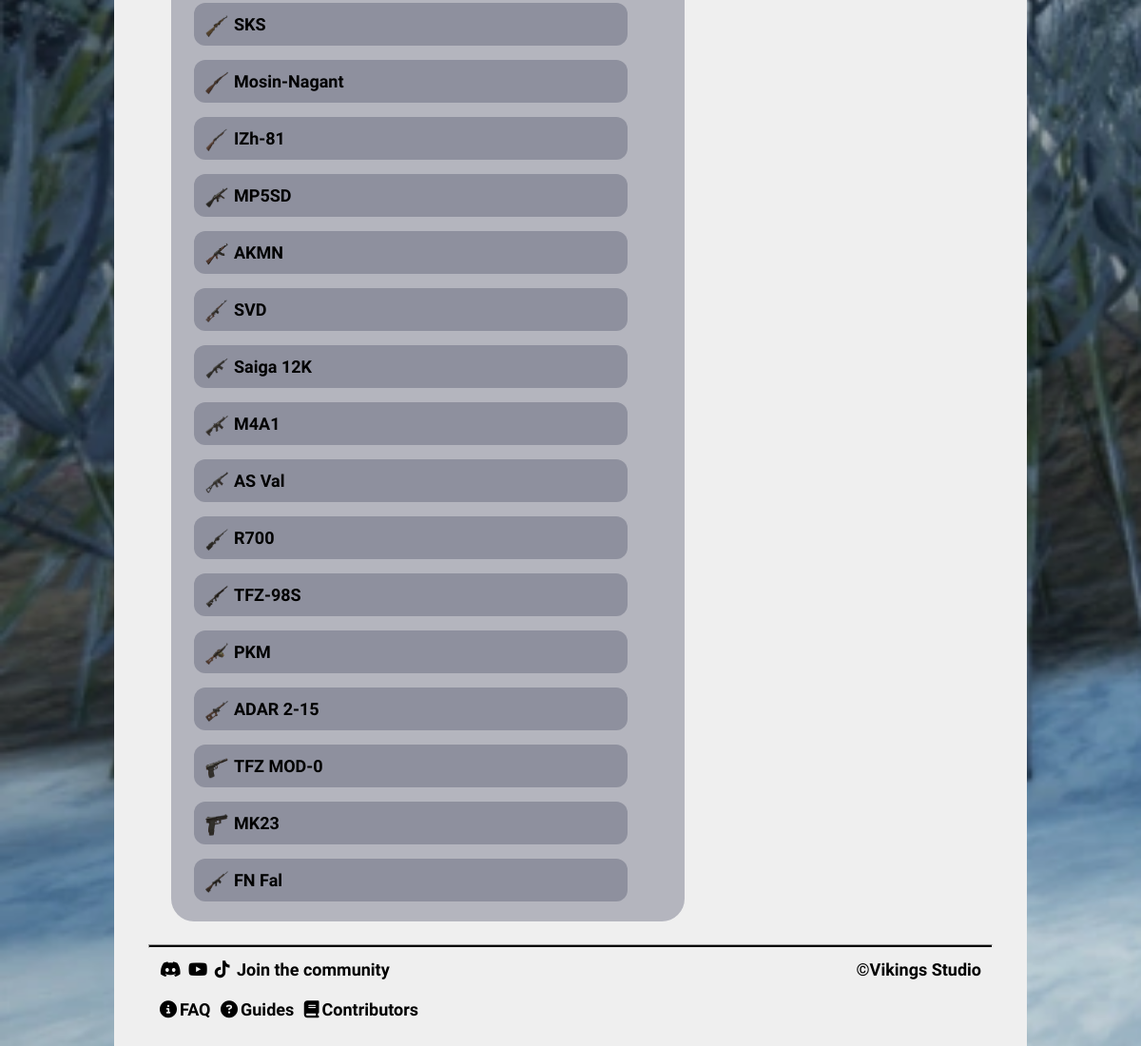
/attachment/13 (lower part), run on an earlier commit of the app's database.
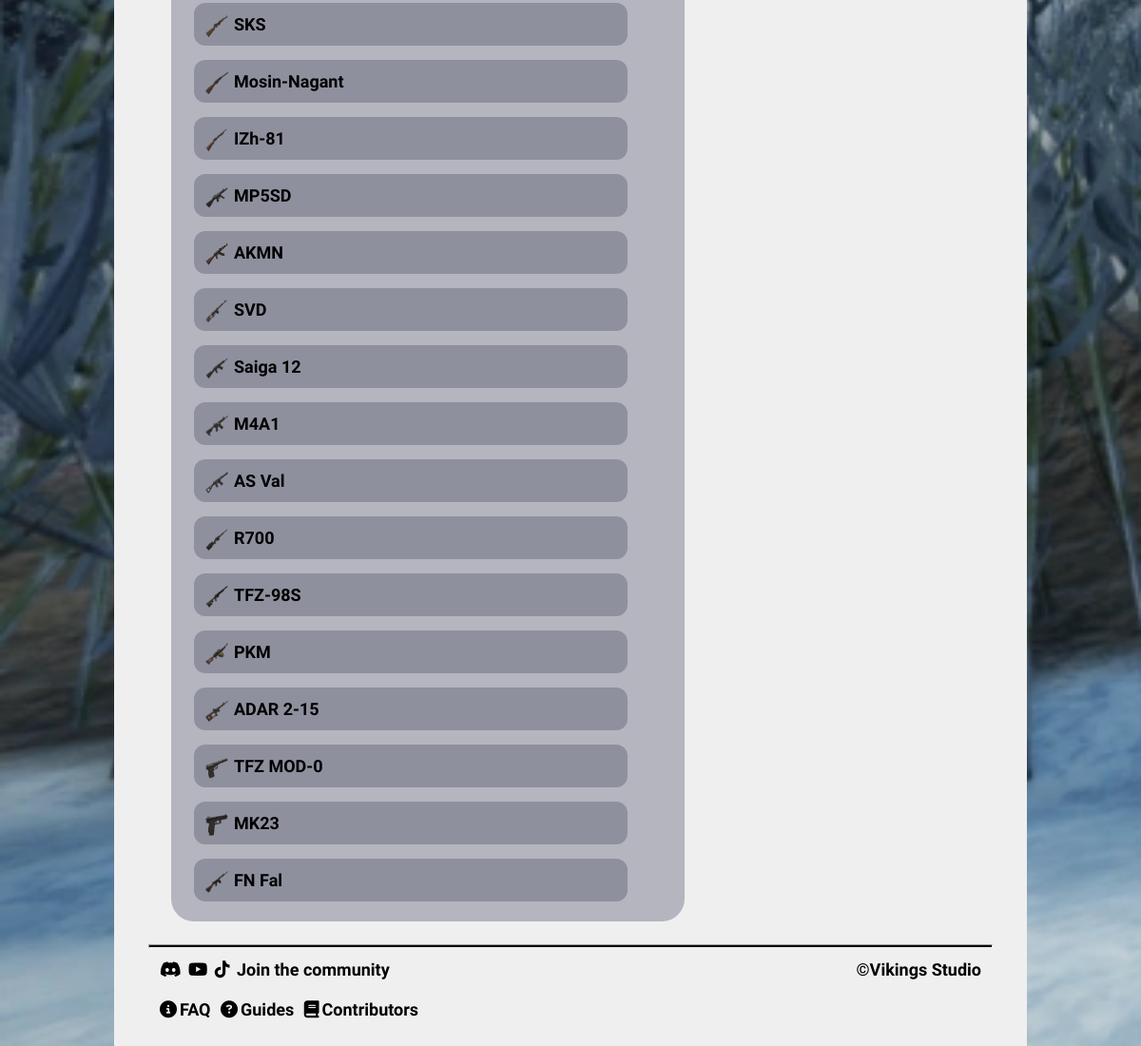
And on a later commit of the database.
### tables this page shows
CREATE TABLE weapons (id INTEGER PRIMARY KEY, name TEXT, type TEXT REFERENCES weapon_types (type), caliber_id INTEGER REFERENCES calibers (id), fire_mode TEXT, RPM INTEGER, durability INTEGER, dmg_mult INTEGER DEFAULT (1), description TEXT, image TEXT);

### Flask/routes.py (the view)
@app.route("/attachment/<int:id>")  # route for attachments
def attachment(id):
    conn = sqlite3.connect('delta.db')
    cur = conn.cursor()
    cur.execute("SELECT * FROM attachments WHERE attachments.id = ?", (id,))
    results = cur.fetchone()
    index_range_handler(results)  # check for list index out of range error
    cur.execute("SELECT id, name, image "
                "FROM weapons WHERE id "
                "IN (SELECT weapon_id "
                "FROM weapon_attachments where attachment_id = ?)",
                (id,))
    weapons = cur.fetchall()
    conn.close()
    return render_template('detail/attachment.html',
                           attachment=results,
                           weapons=weapons,
                           title=results[1])

### Flask/routes.py (called while the page is built)
def index_range_handler(results):  # call for any dynamic route that uses ID
    if not results:
        abort(404)  # if index doesn't exist, abort(404) instead of crashing

### Flask/templates/detail/attachment.html (shortened to what this page needs)
{% extends "partials/layout.html" %}
{% block content %}
<div class="topic">
    <div>
        <h5>{{attachment[8]}}
        <br><br>
            <div class="link-list">
                <h5>
                    {% for weapon in weapons %}
                    <div class="link-row">
                        <img src="/static/images/ballistics/weapons/{{weapon[2]}}" class="link-icon">
                        <a href="{{ url_for('weapon', id=weapon[0]) }}">
                            {{weapon[1]}}
                        </a>
                    </div>
                    {% endfor %}
                </h5>
            </div>
        </h5>
    </div>
</div>
{% endblock %}

What changed in the data, as far as the page shows it:
changed weapons: name "Saiga 12K" → "Saiga 12"
